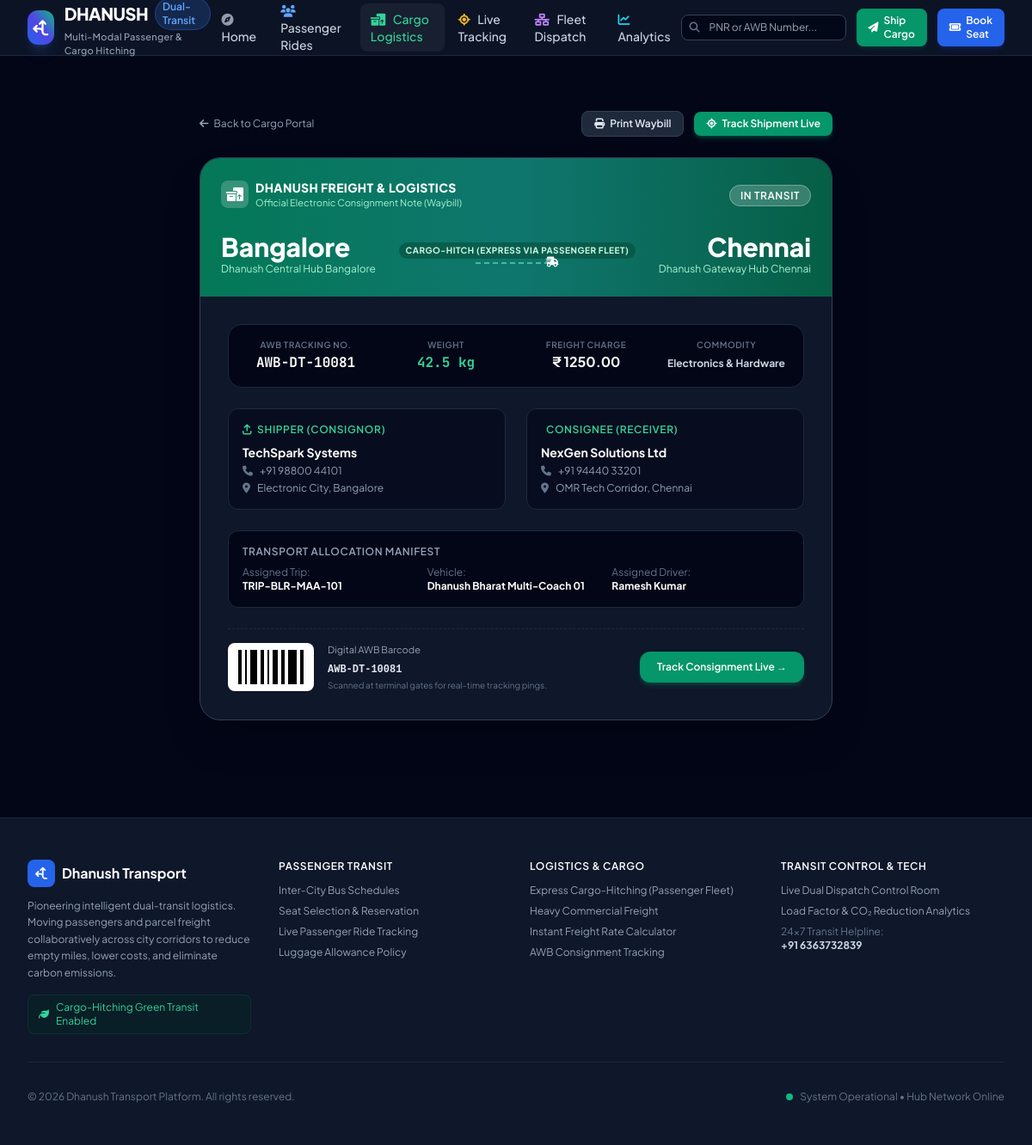
Screenshot of /cargo/receipt/AWB-DT-10081 with the database file from the repository.
### tables this page shows
CREATE TABLE cargo_consignments (
        id INTEGER PRIMARY KEY AUTOINCREMENT,
        awb TEXT UNIQUE NOT NULL,
        trip_id INTEGER,
        origin_hub_id INTEGER NOT NULL,
        dest_hub_id INTEGER NOT NULL,
        sender_name TEXT NOT NULL,
        sender_phone TEXT NOT NULL,
        sender_address TEXT,
        receiver_name TEXT NOT NULL,
        receiver_phone TEXT NOT NULL,
        receiver_address TEXT NOT NULL,
        weight_kg REAL NOT NULL,
        volume_cbm REAL DEFAULT 0.05,
        cargo_type TEXT NOT NULL, -- 'Documents', 'Electronics', 'Perishable / Fresh', 'E-Commerce Parcel', 'Heavy Commercial'
        transport_mode TEXT NOT NULL, -- 'Cargo-Hitch (Express via Passenger Fleet)', 'Dedicated Heavy Freight'
        price_amount REAL NOT NULL,
        status TEXT DEFAULT 'Booked', -- 'Booked', 'Loaded', 'In Transit', 'Arrived at Hub', 'Out for Delivery', 'Delivered'
        created_at TEXT NOT NULL,
        FOREIGN KEY (trip_id) REFERENCES trips(id),
        FOREIGN KEY (origin_hub_id) REFERENCES hubs(id),
        FOREIGN KEY (dest_hub_id) REFERENCES hubs(id)
    );

CREATE TABLE hubs (
        id INTEGER PRIMARY KEY AUTOINCREMENT,
        code TEXT UNIQUE NOT NULL,
        name TEXT NOT NULL,
        city TEXT NOT NULL,
        state TEXT NOT NULL,
        address TEXT NOT NULL,
        lat REAL NOT NULL,
        lng REAL NOT NULL,
        phone TEXT
    );

CREATE TABLE trips (
        id INTEGER PRIMARY KEY AUTOINCREMENT,
        trip_code TEXT UNIQUE NOT NULL,
        route_id INTEGER NOT NULL,
        vehicle_id INTEGER NOT NULL,
        departure_time TEXT NOT NULL,
        arrival_time TEXT NOT NULL,
        status TEXT DEFAULT 'Scheduled', -- 'Scheduled', 'Boarding & Loading', 'In Transit', 'Completed'
        current_lat REAL,
        current_lng REAL,
        progress_pct INTEGER DEFAULT 0,
        booked_seats INTEGER DEFAULT 0,
        booked_cargo_kg REAL DEFAULT 0,
        FOREIGN KEY (route_id) REFERENCES routes(id),
        FOREIGN KEY (vehicle_id) REFERENCES vehicles(id)
    );

CREATE TABLE vehicles (
        id INTEGER PRIMARY KEY AUTOINCREMENT,
        reg_number TEXT UNIQUE NOT NULL,
        name TEXT NOT NULL,
        vehicle_type TEXT NOT NULL, -- 'Hybrid Passenger Bus', 'Express Cargo Minivan', 'Heavy Freight Truck'
        total_seats INTEGER DEFAULT 0,
        total_cargo_kg REAL DEFAULT 0,
        total_cargo_cbm REAL DEFAULT 0,
        driver_name TEXT NOT NULL,
        driver_phone TEXT NOT NULL,
        current_hub_id INTEGER,
        status TEXT DEFAULT 'Available', -- 'Available', 'In Transit', 'Maintenance'
        FOREIGN KEY (current_hub_id) REFERENCES hubs(id)
    );

### app.py (the view)
@app.route('/cargo/receipt/<awb>')
def cargo_receipt(awb):
    conn = get_db_connection()
    cargo = conn.execute('''
        SELECT c.*,
               h1.city as origin_city, h1.name as origin_hub_name, h1.phone as origin_phone,
               h2.city as dest_city, h2.name as dest_hub_name, h2.phone as dest_phone,
               t.trip_code, t.departure_time, t.arrival_time,
               v.name as vehicle_name, v.reg_number, v.vehicle_type, v.driver_name, v.driver_phone
        FROM cargo_consignments c
        JOIN hubs h1 ON c.origin_hub_id = h1.id
        JOIN hubs h2 ON c.dest_hub_id = h2.id
        LEFT JOIN trips t ON c.trip_id = t.id
        LEFT JOIN vehicles v ON t.vehicle_id = v.id
        WHERE c.awb = ?
    ''', (awb,)).fetchone()
    conn.close()
    if not cargo:
        flash('Consignment not found for AWB: ' + awb, 'warning')
        return redirect(url_for('cargo_portal'))
    return render_template('cargo_receipt.html', cargo=cargo)

### app.py (called while the page is built)
@app.context_processor
def inject_common_data():
    conn = get_db_connection()
    hubs = conn.execute("SELECT * FROM hubs ORDER BY city").fetchall()
    conn.close()
    return {'all_hubs': hubs, 'current_year': datetime.now().year}

### models.py (called while the page is built)
def get_db_connection():
    conn = sqlite3.connect(DB_PATH)
    conn.row_factory = sqlite3.Row
    conn.execute("PRAGMA foreign_keys = ON")
    return conn

### templates/cargo_receipt.html (shortened to what this page needs)
{% extends "base.html" %}
{% block content %}
<div class="max-w-3xl mx-auto px-4 py-12">
    <div class="flex items-center justify-between mb-6">
        <a href="{{ url_for('cargo_portal') }}" class="text-xs text-slate-400 hover:text-white flex items-center gap-1.5">
            <i class="fa-solid fa-arrow-left"></i> Back to Cargo Portal
        </a>
        <div class="flex items-center gap-3">
            <button onclick="window.print()" class="px-3.5 py-1.5 bg-slate-800 hover:bg-slate-700 text-slate-200 text-xs font-semibold rounded-lg border border-slate-700 flex items-center gap-1.5 transition-colors">
                <i class="fa-solid fa-print"></i> Print Waybill
            </button>
            <a href="{{ url_for('tracking_details', tracking_ref=cargo.awb) }}" class="px-3.5 py-1.5 bg-emerald-600 hover:bg-emerald-500 text-white text-xs font-semibold rounded-lg shadow-md shadow-emerald-600/30 flex items-center gap-1.5 transition-colors">
                <i class="fa-solid fa-location-crosshairs"></i> Track Shipment Live
            </a>
        </div>
    </div>
    <div class="bg-slate-900 border border-slate-700 rounded-3xl overflow-hidden shadow-2xl relative">
        <div class="bg-gradient-to-r from-emerald-700 via-teal-700 to-emerald-800 p-6 text-white relative">
            <div class="flex items-center justify-between mb-4">
                <div class="flex items-center gap-2">
                    <div class="w-8 h-8 rounded-lg bg-white/20 backdrop-blur-sm flex items-center justify-center font-bold">
                        <i class="fa-solid fa-boxes-packing"></i>
                    </div>
                    <div>
                        <div class="font-extrabold text-sm tracking-wide">DHANUSH FREIGHT & LOGISTICS</div>
                        <div class="text-[11px] text-emerald-200">Official Electronic Consignment Note (Waybill)</div>
                    </div>
                </div>
                <div>
                    <span class="text-xs uppercase tracking-wider font-semibold bg-white/20 text-white px-3 py-1 rounded-full border border-white/30">
                        {{ cargo.status }}
                    </span>
                </div>
            </div>
            <div class="flex items-center justify-between pt-2">
                <div>
                    <div class="text-3xl font-black">{{ cargo.origin_city }}</div>
                    <div class="text-xs text-emerald-200">{{ cargo.origin_hub_name }}</div>
                </div>
                <div class="flex flex-col items-center px-4">
                    <span class="text-[10px] uppercase font-bold tracking-wider text-emerald-100 bg-emerald-900/60 px-2 py-0.5 rounded-full mb-1">
                        {{ cargo.transport_mode }}
                    </span>
                    <div class="w-24 border-t-2 border-dashed border-emerald-300/60 relative">
                        <i class="fa-solid fa-truck-fast absolute -top-2.5 right-0 text-xs"></i>
                    </div>
                </div>
                <div class="text-right">
                    <div class="text-3xl font-black">{{ cargo.dest_city }}</div>
                    <div class="text-xs text-emerald-200">{{ cargo.dest_hub_name }}</div>
                </div>
            </div>
        </div>
        <div class="p-6 sm:p-8 space-y-6">
            <div class="grid grid-cols-2 sm:grid-cols-4 gap-4 bg-slate-950 p-4 rounded-2xl border border-slate-800 text-center">
                <div>
                    <span class="text-[10px] uppercase tracking-wider text-slate-500 block font-semibold">AWB Tracking No.</span>
                    <span class="text-base font-bold text-white mono">{{ cargo.awb }}</span>
                </div>
                <div>
                    <span class="text-[10px] uppercase tracking-wider text-slate-500 block font-semibold">Weight</span>
                    <span class="text-base font-bold text-emerald-400 mono">{{ cargo.weight_kg }} kg</span>
                </div>
                <div>
                    <span class="text-[10px] uppercase tracking-wider text-slate-500 block font-semibold">Freight Charge</span>
                    <span class="text-base font-bold text-white">&#8377; {{ "%.2f"|format(cargo.price_amount) }}</span>
                </div>
                <div>
                    <span class="text-[10px] uppercase tracking-wider text-slate-500 block font-semibold">Commodity</span>
                    <span class="text-xs font-bold text-slate-300">{{ cargo.cargo_type }}</span>
                </div>
            </div>
            <div class="grid grid-cols-1 sm:grid-cols-2 gap-6 text-sm">
                <div class="bg-slate-950/60 p-4 rounded-xl border border-slate-800">
                    <h4 class="text-xs font-semibold text-emerald-400 uppercase tracking-wider mb-2 flex items-center gap-1.5">
                        <i class="fa-solid fa-arrow-up-from-bracket"></i> Shipper (Consignor)
                    </h4>
                    <p class="text-white font-bold">{{ cargo.sender_name }}</p>
                    <p class="text-slate-400 text-xs mt-1"><i class="fa-solid fa-phone mr-1.5 text-slate-500"></i> {{ cargo.sender_phone }}</p>
                    {% if cargo.sender_address %}
                    <p class="text-slate-400 text-xs mt-1"><i class="fa-solid fa-location-dot mr-1.5 text-slate-500"></i> {{ cargo.sender_address }}</p>
                    {% endif %}
                </div>
                <div class="bg-slate-950/60 p-4 rounded-xl border border-slate-800">
                    <h4 class="text-xs font-semibold text-emerald-400 uppercase tracking-wider mb-2 flex items-center gap-1.5">
                         Consignee (Receiver)
                    </h4>
                    <p class="text-white font-bold">{{ cargo.receiver_name }}</p>
                    <p class="text-slate-400 text-xs mt-1"><i class="fa-solid fa-phone mr-1.5 text-slate-500"></i> {{ cargo.receiver_phone }}</p>
                    <p class="text-slate-400 text-xs mt-1"><i class="fa-solid fa-location-dot mr-1.5 text-slate-500"></i> {{ cargo.receiver_address }}</p>
                </div>
            </div>
            <div class="p-4 rounded-xl bg-slate-950 border border-slate-800 text-xs">
                <span class="text-slate-400 uppercase tracking-wider font-semibold block mb-2">Transport Allocation Manifest</span>
                <div class="grid grid-cols-1 sm:grid-cols-3 gap-2 text-slate-300">
                    <div>
                        <span class="text-slate-500 block">Assigned Trip:</span>
                        <span class="font-bold text-white">{{ cargo.trip_code or 'Scheduled for Next Departure' }}</span>
                    </div>
                    <div>
                        <span class="text-slate-500 block">Vehicle:</span>
                        <span class="font-bold text-white">{{ cargo.vehicle_name or 'Depot Transit Pool' }}</span>
                    </div>
                    <div>
                        <span class="text-slate-500 block">Assigned Driver:</span>
                        <span class="font-bold text-white">{{ cargo.driver_name or 'Depot Handling Team' }}</span>
                    </div>
                </div>
            </div>
            <div class="pt-4 border-t border-dashed border-slate-800 flex flex-col sm:flex-row items-center justify-between gap-4">
                <div class="flex items-center gap-4">
                    <div class="h-14 px-3 bg-white rounded-lg flex items-center gap-1">
                        <div class="w-1 h-10 bg-black"></div>
                        <div class="w-0.5 h-10 bg-black"></div>
                        <div class="w-2 h-10 bg-black"></div>
                        <div class="w-1 h-10 bg-black"></div>
                        <div class="w-0.5 h-10 bg-black"></div>
                        <div class="w-1.5 h-10 bg-black"></div>
                        <div class="w-1 h-10 bg-black"></div>
                        <div class="w-2.5 h-10 bg-black"></div>
                        <div class="w-1 h-10 bg-black"></div>
                    </div>
                    <div>
                        <span class="text-[11px] text-slate-400 block">Digital AWB Barcode</span>
                        <span class="text-xs font-mono font-bold text-slate-200">{{ cargo.awb }}</span>
                        <p class="text-[10px] text-slate-500 mt-0.5">Scanned at terminal gates for real-time tracking pings.</p>
                    </div>
                </div>
                <a href="{{ url_for('tracking_details', tracking_ref=cargo.awb) }}" class="w-full sm:w-auto px-5 py-2.5 rounded-xl bg-emerald-600 hover:bg-emerald-500 text-white text-xs font-semibold shadow-md shadow-emerald-600/30 text-center">
                    Track Consignment Live &rarr;
                </a>
            </div>
        </div>
    </div>
</div>
{% endblock %}

### static/css/custom.css (style rules this page uses)
:root { --primary: #2563eb; --primary-dark: #1d4ed8; --accent: #f59e0b; --cargo-accent: #059669; }
body { font-family: 'Plus Jakarta Sans', sans-serif; background-color: #0f172a; color: #f1f5f9; }
.mono { font-family: 'JetBrains Mono', monospace; }

### rows the page displays
cargo_consignments: status "IN TRANSIT", transport_mode "CARGO-HITCH (EXPRESS VIA PASSENGER FLEET)", awb "AWB-DT-10081", weight_kg "42.5", price_amount "1250.00", cargo_type "Electronics & Hardware", sender_name "TechSpark Systems", sender_phone "+91 98800 44101", sender_address "Electronic City, Bangalore", receiver_name "NexGen Solutions Ltd", receiver_phone "+91 94440 33201", receiver_address "OMR Tech Corridor, Chennai"
hubs: origin_city "Bangalore", origin_hub_name "Dhanush Central Hub Bangalore"
hubs: dest_city "Chennai", dest_hub_name "Dhanush Gateway Hub Chennai"
trips: trip_code "TRIP-BLR-MAA-101"
vehicles: name "Dhanush Bharat Multi-Coach 01", driver_name "Ramesh Kumar"
